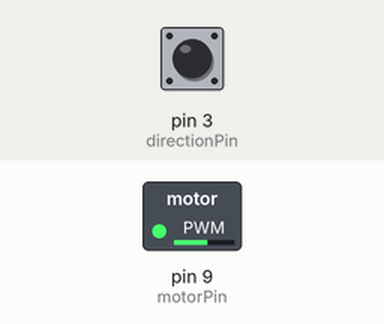
Recording of a sketch running on a simulated Arduino Uno, built with avr-gcc and run on an emulated ATmega328P. Shown: switched loads named in the sketch (green lamp = pin HIGH). Inputs (shaded band) come from the test bench; at power-on: pin 3 (directionPin) HIGH.

Above: at 1.2 s.
1.3 s: pin 3 (directionPin) pulled LOW for 0.15 s
At 1.46 s:
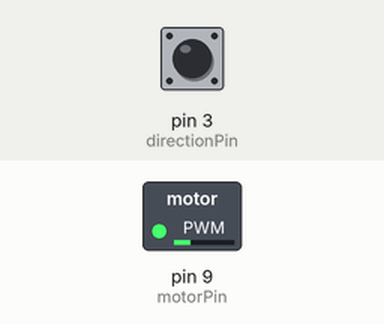
3.0 s: pin 3 (directionPin) pulled LOW for 1 s
At 4.8 s:
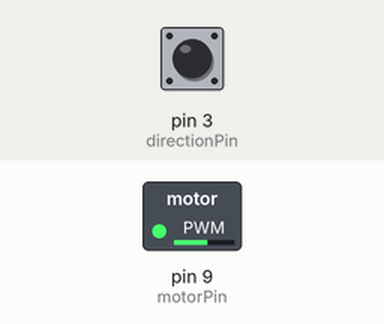
Timing chart, 0 to 6.3 s (numbered marks = the images above; inputs shaded):
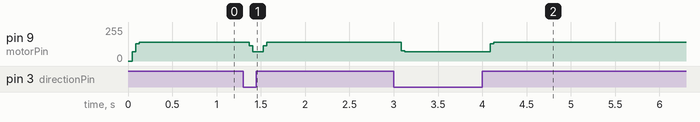

The sketch:

ArduinoFPGAMotorControl.ino
```cpp
const int motorPin = 9;  // Pin connected to the motor controller
const int directionPin = 3; // Pin connected to direction button
int lastButtonState = LOW; // Last state of the button
int currentButtonState;    // Current state of the button
unsigned long lastDebounceTime = 0; // Last debounce time
unsigned long debounceDelay = 50;    // debounce delay in milliseconds

void setup() {
  pinMode(motorPin, OUTPUT);           // Motor pin as OUTPUT
  pinMode(directionPin, INPUT_PULLUP); // Direction button pin with internal pull-up resistor
}

void loop() {
  // Read the current state of the button
  int reading = digitalRead(directionPin);

  // Check if the button state has changed and debounce
  if (reading != lastButtonState) {
    lastDebounceTime = millis(); // reset debounce timer
  }

  if ((millis() - lastDebounceTime) > debounceDelay) {
    // If the button state has changed (after debounce)
    if (reading != currentButtonState) {
      currentButtonState = reading;
      // Only change direction when the button is pressed (LOW state due to INPUT_PULLUP)
      if (currentButtonState == LOW) {
        // Change direction (Toggle pin state)
        // You can use direction change logic here (not just the PWM frequency)
      }
    }
  }

  // Generate PWM signal based on direction (currentButtonState)
  if (currentButtonState == LOW) { // Button pressed
    // Generate a PWM signal with a 1 ms high pulse in a 20 ms period
    digitalWrite(motorPin, HIGH);         // Set the pin HIGH (1 ms pulse)
    delayMicroseconds(1000);              // Keep it HIGH for 1000 microseconds (1 ms)
    digitalWrite(motorPin, LOW);          // Set the pin LOW
    delayMicroseconds(19000);             // Keep it LOW for 19000 microseconds (19 ms)
  } else {  // Button not pressed
    // Generate PWM signal for reverse direction (change frequency or pattern)
    digitalWrite(motorPin, HIGH);         // Set the pin HIGH (1 ms pulse)
    delayMicroseconds(2000);              // Keep it HIGH for 2000 microseconds (2 ms)
    digitalWrite(motorPin, LOW);          // Set the pin LOW
    delayMicroseconds(18000);             // Keep it LOW for 18000 microseconds (18 ms)
  }

  // Save the current button state for the next loop
  lastButtonState = reading;
}
```

Measured:
- after the input at 1.3 s, pin 9 (motorPin): 141/255 → 70/255 after 0.07 s, → 141/255 0.16 s later
- after the input at 3.0 s, pin 9 (motorPin): 141/255 → 70/255 after 0.09 s, → 141/255 1.0 s later
